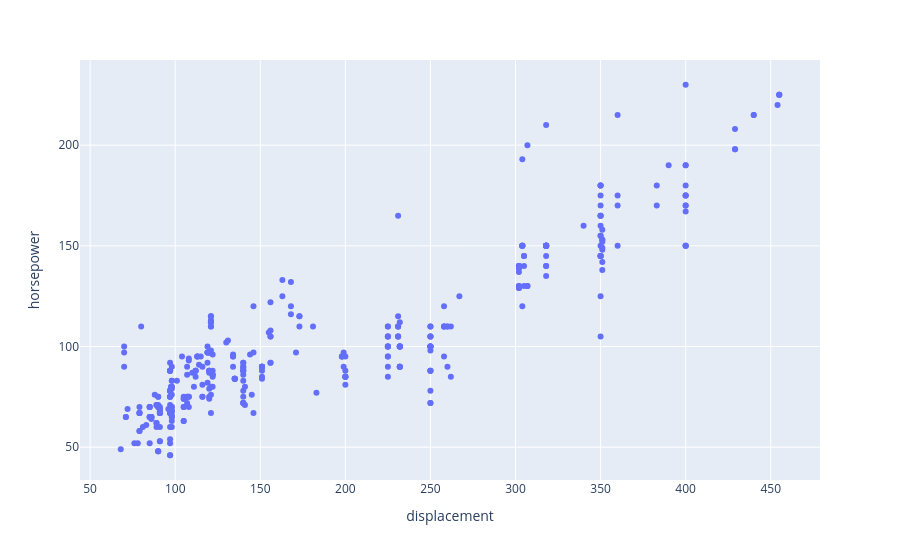

Notebook code cell kept with this figure:
### Markdown cell above
We can also visualize two features (2-dimensional scatter plot):

### Code cell
px.scatter(mpg, x="displacement", y="horsepower")

### Figure 1 — Plotly figure (JSON) as saved in the notebook; plotly's stock layout.template omitted (floating-point values rounded to 4 significant figures; data arrays with more than 128 entries replaced by an {"elided": "..."} marker saying what was removed)
{"data": [{"hovertemplate": "displacement=%{x}<br>horsepower=%{y}<extra></extra>", "legendgroup": "", "marker": {"color": "#636efa", "symbol": "circle"}, "mode": "markers", "name": "", "orientation": "v", "showlegend": false, "type": "scatter", "x": {"elided": "392 float values"}, "xaxis": "x", "y": {"elided": "392 float values"}, "yaxis": "y"}], "layout": {"legend": {"tracegroupgap": 0}, "margin": {"t": 60}, "xaxis": {"anchor": "y", "domain": [0, 1], "title": {"text": "displacement"}}, "yaxis": {"anchor": "x", "domain": [0, 1], "title": {"text": "horsepower"}}}}
